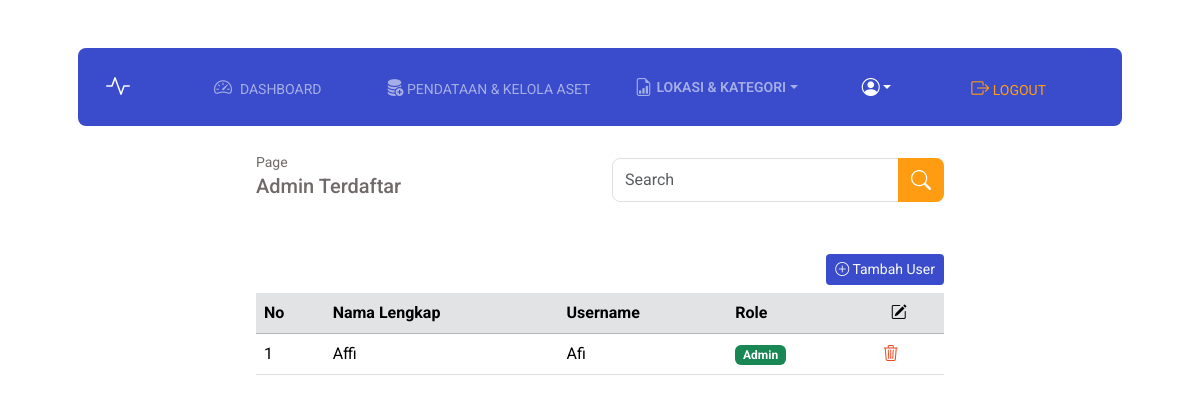
The page /user.php (signed in) on the database its author committed.
### tables this page shows
CREATE TABLE `user` (
  `id_user` int(10) UNSIGNED NOT NULL,
  `username` varchar(255) NOT NULL,
  `email` varchar(255) NOT NULL,
  `password` varchar(255) NOT NULL,
  `nama_lengkap` varchar(255) NOT NULL,
  `role` enum('admin','staff') NOT NULL,
  `foto_profile` varchar(255) NOT NULL
);

### modul/fuctions.php (called while the page is built, shortened)
<?php
require 'database.php';
function allData($query)
{
    global $db_connect;
    $result = mysqli_query($db_connect, $query);
    $rows = [];
    while ($row = mysqli_fetch_assoc($result)) {
        $rows[] = $row;
    }
    return $rows;
}

### user.php (the view, shortened to what this page needs)
<?php
require './modul/fuctions.php';
$data_user = allData("SELECT * FROM user ORDER BY id_user DESC");
?>
<!doctype html>
<html lang="en">
<head>
    <link href="https://cdn.jsdelivr.net/npm/bootstrap@5.3.8/dist/css/bootstrap.min.css" rel="stylesheet">
    <link rel="stylesheet" href="https://cdn.jsdelivr.net/npm/bootstrap-icons@1.13.1/font/bootstrap-icons.min.css">
    <link rel="stylesheet" href="css/style.css">
</head>
<body>
    <div class="container px-5 fixed-top">
        <nav class="navbar navbar-styles navbar-dark navbar-expand-lg  mt-5 rounded-3 p-3">
            <div class="container-fluid">
                <a class="navbar-brand" href="dashboard.php"><i class="bi bi-activity logo-styles"></i></a>
                <div class="collapse navbar-collapse" id="navbarNavAltMarkup">
                    <div class="navbar-nav ms-auto">
                        <a class="nav-link mx-0 mx-lg-5" aria-current="page" href="dashboard.php">
                            <i class="bi bi-speedometer2 mx-2 icon-styles"></i>DASHBOARD</a>
                        <a class="nav-link mx-0 mx-lg" href="pendataan.php"><i class="bi bi-database-fill-add icon-styles"></i> PENDATAAN & KELOLA ASET</a>
                        <div class="dropdown mx-lg-4 fw-semibold">
                            <a href="#" class="nav-link  dropdown-toggle d-flex align-items-center" id="userMenu" data-bs-toggle="dropdown" aria-expanded="false">
                                <i class="bi bi-file-earmark-bar-graph icon-styles mx-lg-1 me-1"></i>
                                LOKASI & KATEGORI
                            </a>
                        </div>
                        <div class="dropdown mx-lg-4">
                            <a href="#" class="nav-link active dropdown-toggle d-flex align-items-center" id="userMenu" data-bs-toggle="dropdown" aria-expanded="false">
                                <i class="bi bi-person-circle  icon-styles"></i>
                            </a>
                        </div>
                        <a class="mx-0 mx-lg-5 log-styles" href="logout.php">
                            <i class="bi bi-box-arrow-right log-styles"></i> LOGOUT</a>
                    </div>
                </div>
            </div>
        </nav>
    </div>
    <div class="container px-5 main-content">
        <div class="row justify-content-center mt-4 mb-2">
            <div class="col-lg-8">
                <div class="row">
                    <div class="col-6 col-lg-6 font-pagination">
                        <small class="m-0">Page</small>
                        <h5>Admin Terdaftar</h5>
                    </div>
                    <div class="col-lg col-lg-6">
                        <form action="search-result.php" method="get">
                            <div class="input-group mt-2">
                                <input type="text" name="keyword" class="form-control rounded-start-3" placeholder="Search" autocomplete="off">
                                <button class="btn btn-search-styles  rounded-end-3" type="submit" id="submit"><i class="bi bi-search" style="font-size: 20px;"></i></button>
                            </div>
                        </form>
                    </div>
                </div>
            </div>
        </div>
    </div>
    <div class="container px-5 mt-2">
        <div class="row justify-content-center mt-5">
            <div class="col-md-8">
                <div class="row">
                    <div class="col-lg text-end">
                        <button class="btn btn-sm text-light mb-2" style="background-color: #3a4ccb;" type="button" data-bs-toggle="modal" data-bs-target="#tambahUser"> <i class="bi bi-plus-circle"></i> Tambah User</button>
                    </div>
                </div>
                <div class="table-responsive">
                    <table class="table table-hover">
                        <thead class="table-secondary">
                            <tr>
                                <th>No</th>
                                <th>Nama Lengkap</th>
                                <th>Username</th>
                                <th>Role</th>
                                <th class="text-center"><i class="bi bi-pencil-square"></i></th>
                            </tr>
                        </thead>
                        <tbody>
                            <?php
                            $no_data = 1;
                            foreach ($data_user as $user) : ?>
                                <tr>
                                    <td><?= $no_data++ ?></td>
                                    <td><?= $user['nama_lengkap'] ?></td>
                                    <td><?= $user['username'] ?></td>
                                    <td><span class="badge bg-success text-capitalize"><?= $user['role'] ?></span></td>
                                    <td class="text-center">
                                        <a href="hapus-user.php?id=<?= $user['id_user'] ?>" class="text-decoration-none" style="color: #f24822;" onclick="return confirm('Yakin mau hapus Data User ini ?')">
                                            <i class="bi bi-trash3 me-3"></i>
                                        </a>
                                    </td>
                                </tr>
                            <?php endforeach ?>
                        </tbody>
                    </table>
                </div>
            </div>
        </div>
    </div>
</body>
</html>

### css/style.css (style rules this page uses)
* { font-family: Roboto; }
body { padding-bottom: 50px; }
.navbar-styles { background-color: #3a4ccb; }
.navbar-styles a { font-size: 14px; }
.icon-styles { font-size: 18px; }
.log-styles { font-size: 18px; color: #ff9c11; margin-top: 9px; text-decoration: none; }
.logo-styles { font-size: 24px; color: white; font-weight: bold; }
.btn-search-styles { background-color: #ff9c11; color: #ffff; }
.main-content { margin-top: 150px; }
.font-pagination { color: #706969; }

### rows shown on the page
user: nama_lengkap "Affi", username "Afi", role "Admin"
